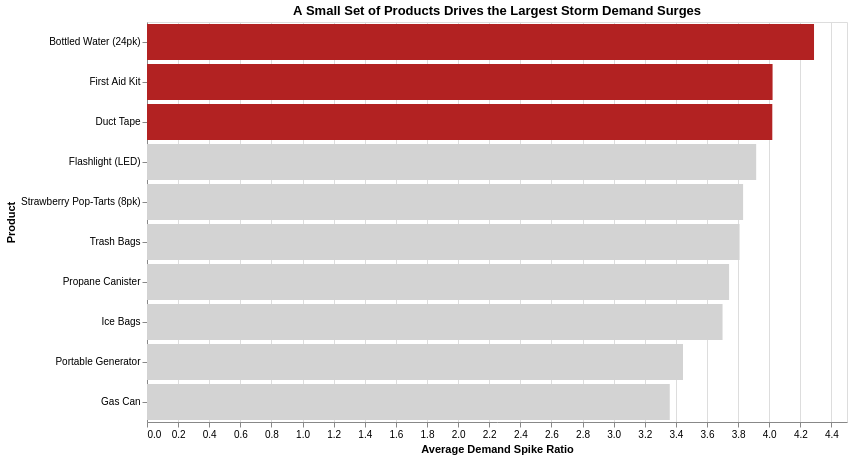

Notebook code for this chart:
### Markdown cell above
Product Coorelation Chart

This chart highlights the products that experience the most significant demand spikes during storm events. It shows that demand surges are highly concentrated among a small subset of products, with the top three products showing having a disproportionately higher spike ratio when compared to the rest. This indicates that consumer purchases during storms are not evenly distributed, but instead focused on essential goods.

### Code cell
top3 = top_skus.nlargest(3, 'Demand_Spike_Ratio')['SKU_Name'].tolist()
sku_chart = alt.Chart(top_skus).mark_bar().encode(
    x=alt.X('Demand_Spike_Ratio:Q', title='Average Demand Spike Ratio'),
    y=alt.Y('SKU_Name:N', sort='-x', title='Product'),
    color=alt.condition(
        alt.FieldOneOfPredicate(field='SKU_Name', oneOf=top3),
        alt.value('#b22222'),   # highlight color (dark red)
        alt.value('lightgray')  # muted baseline
    ),
    tooltip=[
        alt.Tooltip('SKU_Name:N', title='Product'),
        alt.Tooltip('Demand_Spike_Ratio:Q', title='Avg Spike', format='.2f')
    ]
).properties(
    width=700,
    height=400,
    title='Products Driving the Largest Storm Demand Surges'
)
sku_chart

### Figure 1 — Vega-Lite specification as saved in the notebook (floating-point values rounded to 4 significant figures)
{"config": {"view": {"continuousWidth": 300, "continuousHeight": 300}}, "data": {"name": "data-25302e4cfc4f9d86bad26a6d876aed19"}, "mark": {"type": "bar"}, "encoding": {"color": {"condition": {"test": {"field": "SKU_Name", "oneOf": ["Bottled Water (24pk)", "First Aid Kit", "Duct Tape"]}, "value": "#b22222"}, "value": "lightgray"}, "tooltip": [{"field": "SKU_Name", "title": "Product", "type": "nominal"}, {"field": "Demand_Spike_Ratio", "format": ".2f", "title": "Avg Spike", "type": "quantitative"}], "x": {"field": "Demand_Spike_Ratio", "title": "Average Demand Spike Ratio", "type": "quantitative"}, "y": {"field": "SKU_Name", "sort": "-x", "title": "Product", "type": "nominal"}}, "height": 400, "title": "A Small Set of Products Drives the Largest Storm Demand Surges", "width": 700, "$schema": "https://vega.github.io/schema/vega-lite/v5.20.1.json", "datasets": {"data-25302e4cfc4f9d86bad26a6d876aed19": [{"SKU_Name": "Bottled Water (24pk)", "Demand_Spike_Ratio": 4.288}, {"SKU_Name": "First Aid Kit", "Demand_Spike_Ratio": 4.022}, {"SKU_Name": "Duct Tape", "Demand_Spike_Ratio": 4.02}, {"SKU_Name": "Flashlight (LED)", "Demand_Spike_Ratio": 3.916}, {"SKU_Name": "Strawberry Pop-Tarts (8pk)", "Demand_Spike_Ratio": 3.832}, {"SKU_Name": "Trash Bags", "Demand_Spike_Ratio": 3.809}, {"SKU_Name": "Propane Canister", "Demand_Spike_Ratio": 3.742}, {"SKU_Name": "Ice Bags", "Demand_Spike_Ratio": 3.7}, {"SKU_Name": "Portable Generator", "Demand_Spike_Ratio": 3.446}, {"SKU_Name": "Gas Can", "Demand_Spike_Ratio": 3.361}]}}
